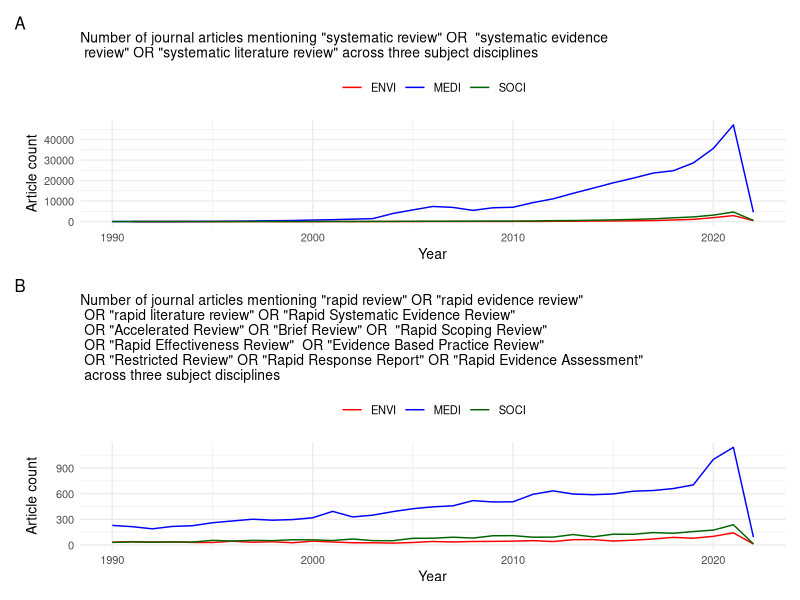
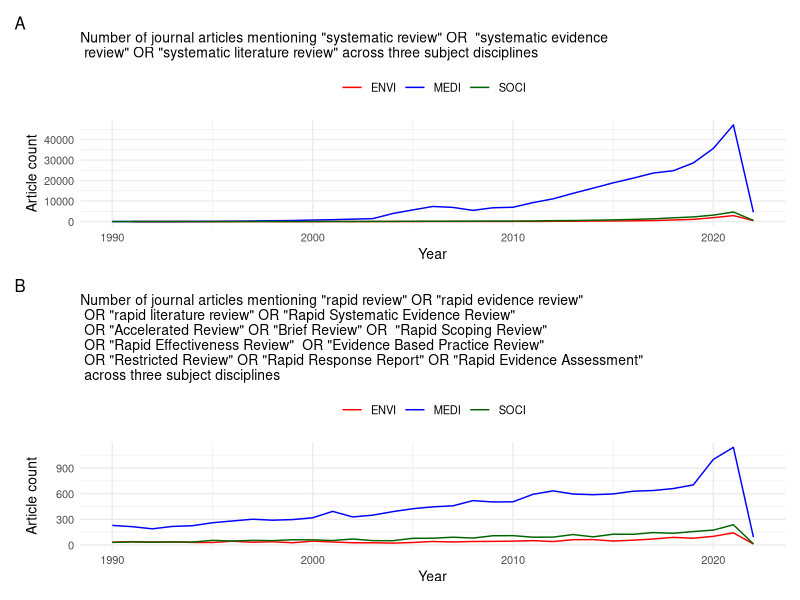

Reproduce these figures in R, in order.
## ---- chunk 1
knitr::opts_chunk$set(echo = TRUE)
library(ggplot2)
library(tidyverse)
library(stringr)
library(patchwork)
## ---- chunk 2
data_SRinMEDI <- read.csv(file = "./data/SRinMEDI_Scopus_20220206.csv", skip=7, col.names=c("Year","Count"))
dim(data_SRinMEDI)

data_RRinMEDI <- read.csv(file = "./data/RRinMEDI_Scopus_20220206.csv", skip=7, col.names=c("Year","Count"))
dim(data_RRinMEDI)

data_SRinSOCI <- read.csv(file = "./data/SRinSOCI_Scopus_20220206.csv", skip=7, col.names=c("Year","Count"))
dim(data_SRinSOCI)

data_RRinSOCI <- read.csv(file = "./data/RRinSOCI_Scopus_20220206.csv", skip=7, col.names=c("Year","Count"))
dim(data_RRinSOCI)

data_SRinENVI <- read.csv(file = "./data/SRinENVI_Scopus_20220206.csv", skip=7, col.names=c("Year","Count"))
dim(data_SRinENVI)

data_RRinENVI <- read.csv(file = "./data/RRinENVI_Scopus_20220206.csv", skip=7, col.names=c("Year","Count"))
dim(data_RRinENVI)
## ---- chunk 3
#add dataset labels columns:
data_SRinMEDI$Search <- "SR_MEDI"
data_RRinMEDI$Search <- "RR_MEDI"
data_SRinSOCI$Search <- "SR_SOCI"
data_RRinSOCI$Search <- "RR_SOCI"
data_SRinENVI$Search <- "SR_ENVI"
data_RRinENVI$Search <- "RR_ENVI"

#bind
data_all <- rbind(data_SRinMEDI, data_RRinMEDI, data_SRinSOCI, data_RRinSOCI, data_SRinENVI, data_RRinENVI)
str(data_all)
data_all$Search <- factor(data_all$Search) #labels as factors
## ---- chunk 4
# Basic Plot for SR
p1 <- data_all %>%
  filter(str_detect(Search, "SR_")) %>% #select only SR data
  filter(Year >= 1990) %>% #remove data points from before 1980
  ggplot( aes(x=Year, y=Count, group=Search, color=Search)) +
    geom_line() +
    theme_minimal(base_size = 10) +
    scale_color_manual(values = c("red", "blue", "darkgreen"), labels = c("ENVI", "MEDI", "SOCI")) +
    labs(subtitle = "Number of journal articles mentioning \"systematic review\" OR  \"systematic evidence \n review\" OR \"systematic literature review\" across three subject disciplines", tag = "A") +
    ylab("Article count") + 
    theme(legend.position="top", legend.title = element_blank())


# Basic Plot for RR
p2 <- data_all %>%
  filter(str_detect(Search, "RR_")) %>% #select only RR data
    filter(Year >= 1990) %>% #remove data points from before 1980
    ggplot( aes(x=Year, y=Count, group=Search, color=Search)) +
    geom_line()  +
    theme_minimal(base_size = 10) +
    scale_color_manual(values = c("red", "blue", "darkgreen"), labels = c("ENVI", "MEDI", "SOCI")) +
    labs(subtitle = "Number of journal articles mentioning \"rapid review\" OR \"rapid evidence review\" \n OR \"rapid literature review\" OR \"Rapid Systematic Evidence Review\"  \n OR \"Accelerated Review\" OR \"Brief Review\" OR  \"Rapid Scoping Review\" \n OR \"Rapid Effectiveness Review\"  OR \"Evidence Based Practice Review\" \n OR \"Restricted Review\" OR \"Rapid Response Report\" OR \"Rapid Evidence Assessment\" \n across three subject disciplines", tag = "B") +
    ylab("Article count") + 
    theme(legend.position="top", legend.title = element_blank())


p1/p2

## save plots
ggsave(file = "figure_litsurvey_v03.pdf", width = 16.5, height = 16, units = "cm", scale = 1, device = cairo_pdf)

# pdf(file = "figure_litsurvey_v03.pdf", width = 16, height =  8)
# p1 / p2 # + plot_layout(heights = c(1,1))
# dev.off()
